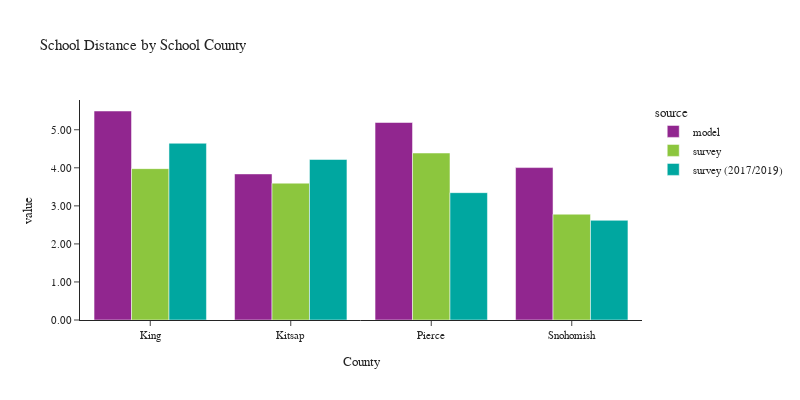

Write notebook code for a chart like this one.
### Code cell
plot_school_location(df_students, 'CountyName_school', 'School County', 'County')

### Figure 1 — Plotly figure (JSON) as saved in the notebook; plotly's stock layout.template omitted (floating-point values rounded to 4 significant figures)
{"data": [{"alignmentgroup": "True", "customdata": [[534884], [54975], [219698], [163860]], "hovertemplate": "source=model<br>CountyName_school=%{x}<br>value=%{y}<br>sample count=%{customdata[0]}<extra></extra>", "legendgroup": "model", "marker": {"color": "#91268F", "pattern": {"shape": ""}}, "name": "model", "offsetgroup": "model", "orientation": "v", "showlegend": true, "textposition": "auto", "type": "bar", "x": ["King", "Kitsap", "Pierce", "Snohomish"], "xaxis": "x", "y": [5.493, 3.84, 5.191, 4.006], "yaxis": "y"}, {"alignmentgroup": "True", "customdata": [[593], [51], [100], [113]], "hovertemplate": "source=survey<br>CountyName_school=%{x}<br>value=%{y}<br>sample count=%{customdata[0]}<extra></extra>", "legendgroup": "survey", "marker": {"color": "#8CC63E", "pattern": {"shape": ""}}, "name": "survey", "offsetgroup": "survey", "orientation": "v", "showlegend": true, "textposition": "auto", "type": "bar", "x": ["King", "Kitsap", "Pierce", "Snohomish"], "xaxis": "x", "y": [3.978, 3.596, 4.389, 2.781], "yaxis": "y"}, {"alignmentgroup": "True", "customdata": [[374], [18], [33], [26]], "hovertemplate": "source=survey (2017/2019)<br>CountyName_school=%{x}<br>value=%{y}<br>sample count=%{customdata[0]}<extra></extra>", "legendgroup": "survey (2017/2019)", "marker": {"color": "#00A7A0", "pattern": {"shape": ""}}, "name": "survey (2017/2019)", "offsetgroup": "survey (2017/2019)", "orientation": "v", "showlegend": true, "textposition": "auto", "type": "bar", "x": ["King", "Kitsap", "Pierce", "Snohomish"], "xaxis": "x", "y": [4.645, 4.219, 3.347, 2.62], "yaxis": "y"}], "layout": {"barmode": "group", "font": {"size": 11}, "height": 400, "legend": {"title": {"text": "source"}, "tracegroupgap": 0}, "title": {"text": "School Distance by School County"}, "width": 800, "xaxis": {"anchor": "y", "domain": [0, 1], "title": {"text": "County"}}, "yaxis": {"anchor": "x", "domain": [0, 1], "tickformat": ".2f", "title": {"text": "value"}}}}
